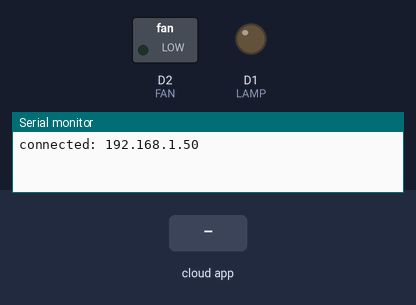
A sketch run on a simulated ESP8266 (Wemos D1 mini). Shown: switched loads named in the sketch (green lamp = pin HIGH), output pins drawn as LEDs (lit = HIGH), the last lines printed to the serial monitor. The test bench sets the inputs (shaded band). WiFi joins after 1.5 s; servers stay silent unless stated.

Above: at 2.7 s.
2.8 s: the phone or cloud app sets Desk.Lamp to 64
At 4.0 s:
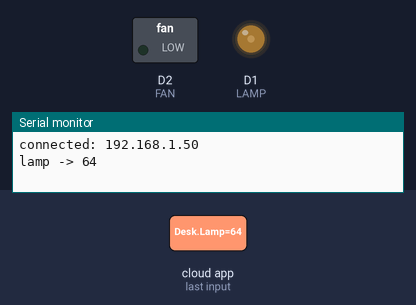
4.3 s: the phone or cloud app sets Desk.Fan to 64
At 5.3 s:
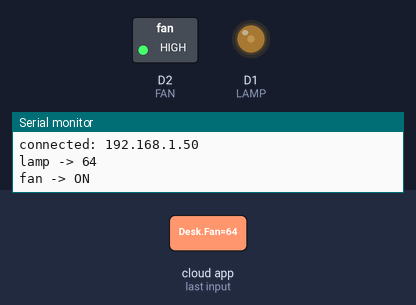
5.8 s: the phone or cloud app sets Desk.Lamp to 0
At 6.4 s:
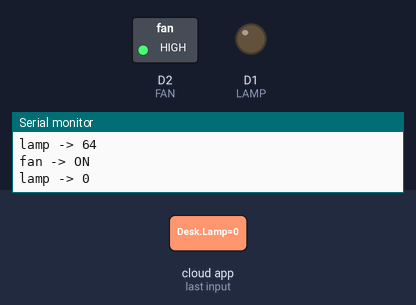
7.3 s: the phone or cloud app sets Desk.Lamp to 128
At 7.6 s:
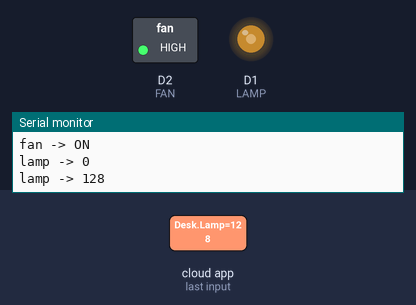
8.8 s: the phone or cloud app sets Desk.Fan to 0
At 9.9 s:
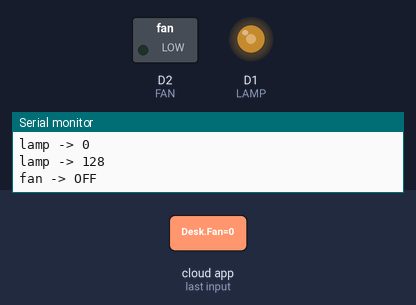
10.3 s: the phone or cloud app sets Desk.Lamp to 255
At 11.1 s:
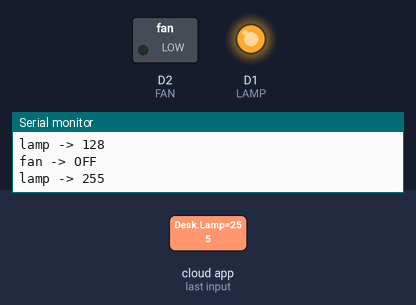
Timing chart, 0 to 12.8 s (numbered marks = the images above; inputs shaded):
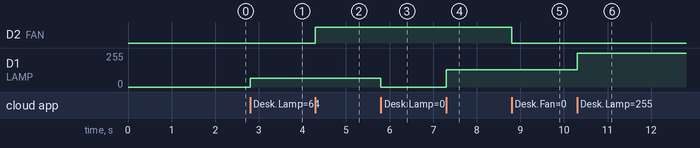

Measured:
- after the input at 2.8 s, D1 (LAMP): 0/255 → 64/255 at once
- after the input at 4.3 s, D2 (FAN): LOW → HIGH at once
- after the input at 5.8 s, D1 (LAMP): 64/255 → 0/255 at once
- after the input at 7.3 s, D1 (LAMP): 0/255 → 128/255 at once
- after the input at 8.8 s, D2 (FAN): HIGH → LOW at once
- after the input at 10.3 s, D1 (LAMP): 128/255 → 255/255 at once

The sketch:

espalexa_relay.ino
```cpp
// Arduino-framework sketch that uses Espalexa to expose a dimmable lamp (PWM) and a relay-controlled fan to Alexa over local WiFi, handling discovery and commands.
//
// Full tutorial: https://shillehtek.com/blogs/news/esp8266-espalexa-alexa-relay-voice-control
// Parts used: https://shillehtek.com/products/esp8266-d1-mini-v3-4mb-dev-board-presoldered
//             https://shillehtek.com/products/esp32-dev-board-cp2102-type-c-4mb
//             https://shillehtek.com/products/1-channel-5v-relay-module
// More examples: https://github.com/shillehbean/shillehtek-examples
//

#include <ESP8266WiFi.h>       // ESP32: #include <WiFi.h>
#include <Espalexa.h>

const char* SSID = "YourNetwork";
const char* PASS = "YourPassword";
const int LAMP = D1, FAN = D2;     // ESP32: 16 and 17

Espalexa alexa;

// Alexa sends a level 0-255: 0 = off, 255 = on, anything between = dimmed
void lampChanged(uint8_t level) {
  analogWrite(LAMP, level);        // PWM: "Alexa, set desk lamp to 30 percent" works
  Serial.printf("lamp -> %d\n", level);
}
void fanChanged(uint8_t level) {
  digitalWrite(FAN, level > 0);    // relay: on for anything above zero
  Serial.printf("fan -> %s\n", level ? "ON" : "OFF");
}

void setup() {
  Serial.begin(115200);
  pinMode(LAMP, OUTPUT); pinMode(FAN, OUTPUT);

  WiFi.begin(SSID, PASS);
  while (WiFi.status() != WL_CONNECTED) delay(250);
  Serial.println("\nconnected: " + WiFi.localIP().toString());

  alexa.addDevice("Desk Lamp", lampChanged);   // the names you'll say out loud
  alexa.addDevice("Desk Fan",  fanChanged);
  alexa.begin();
}

void loop() {
  alexa.loop();                    // answers Alexa's discovery and commands
  delay(1);
}
```
